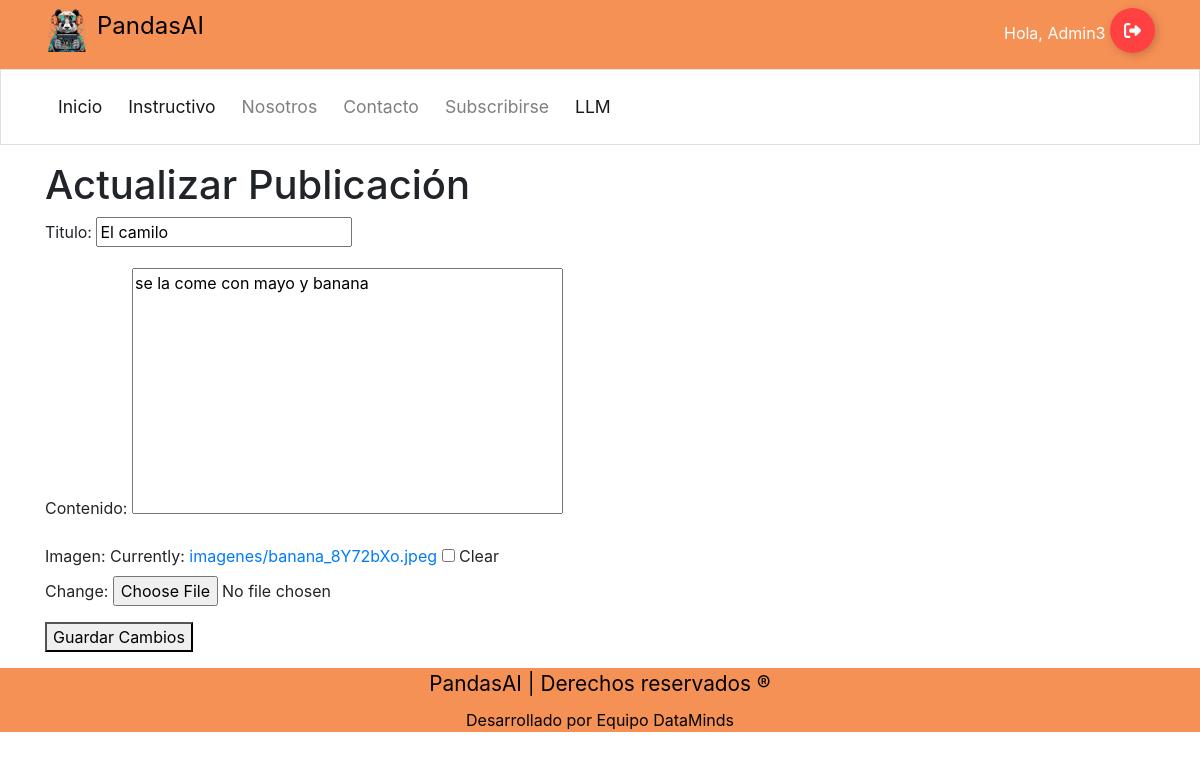
Page /actualizar_publicacion/1/ (signed in) on the committed database.
### login/models.py (models this page shows, shortened)
class CustomUser(AbstractUser):
    NIVEL_CHOICES = (
        (1, 'Usuario Normal'),
        (2, 'Usuario con Subscripción A'),
        (3, 'Usuario con Subscripción B'),
    )
    nivel = models.PositiveSmallIntegerField(choices=NIVEL_CHOICES, default=1)
    groups = models.ManyToManyField(Group, blank=True, related_name='customuser_group_set')
    user_permissions = models.ManyToManyField(
        Permission,
        blank=True,
        related_name='customuser_permission_set',
        verbose_name=('user permissions'),
        help_text=('Specific permissions for this user.'),
    )

### home/models.py (models this page shows, shortened)
class Publicacion(models.Model):
    titulo = models.CharField(max_length=200)
    contenido = models.TextField()
    imagen = models.ImageField(upload_to='imagenes/', blank=True, null=True)

### home/views.py (the view)
# urls.py: path('actualizar_publicacion/<int:publicacion_id>/', views.actualizar_publicacion, name='actualizar_publicacion'),
def actualizar_publicacion(request, publicacion_id):
    publicacion = get_object_or_404(Publicacion, pk=publicacion_id)
    if request.method == 'POST':
        form = PublicacionForm(request.POST, instance=publicacion)
        if form.is_valid():
            form.save()
            return redirect('listar_publicacion')  # Redirige a la vista de listar publicaciones
    else:
        form = PublicacionForm(instance=publicacion)
    return render(request, 'home/publicacion/actualizar_publicacion.html', {'form': form, 'publicacion': publicacion})

### home/forms.py
class PublicacionForm(forms.ModelForm):
    class Meta:
        model = Publicacion
        fields = ['titulo', 'contenido','imagen']

### templates/home/publicacion/actualizar_publicacion.html (shortened to what this page needs)
{% extends "base/layout.html" %}
{% block content %}
<body>
    <h1>Actualizar Publicación</h1>
    <form method="post">
        {{ form.as_p }}
        <button type="submit">Guardar Cambios</button>
    </form>
</body>
{% endblock %}

### templates/base/layout.html (shortened to what this page needs)
{% load static %}
<!doctype html>
<html lang="es">
<head>
    <link rel="stylesheet" href="https://stackpath.bootstrapcdn.com/bootstrap/4.3.1/css/bootstrap.min.css"
>
    <link rel="stylesheet" href="{% static 'style.css' %}">
</head>
<body>
    <header class="" style="background-color: rgb(246,145,86);">
        <div class="container d-flex py-2">
        <img src="{% static 'images/logopanda.png' %}" alt="Logo de PandasAI" class="mr-2" style="height: 44px;">
            <a class="m-0 p-0 nav-logo" href="/" style="color: black;">
                PandasAI
            </a>
                <div class="float-right ml-auto">
                {% if user.is_authenticated %}
                <div class="SaludoUser" style="display: inline-block;">
                    <p style="color:white;">Hola, {{ user.username }} </p>
                </div>
                <div class="buttonLogOut" style="display: inline-block;">
                    <button class="Btn btnlgo">
                        <div class="sign"></div>
                    </button>
                </div>
                {% endif %}
                </div>
        </div>
    </header>
    <nav class="navbar navbar-expand-md navbar-light border">
        <div class="container py-2 ">
            <div class="collapse navbar-collapse" id="collapsibleNavId">
                <ul class="navbar-nav mr-auto mt-2 mt-lg-0">
                    <li class="nav-item active">
                        <a class="nav-link" href="/">Inicio</a>
                    </li>
                    <li class="nav-item active">
                        <a class="nav-link" href="{% url 'listar_instrucciones' %}">Instructivo</a>
                    </li>
                    <li class="nav-item">
                        <a class="nav-link" href="{% url 'nosotros' %}">Nosotros</a>
                    </li>
                    <li class="nav-item">
                        <a class="nav-link" href="mailto:datamindscontact@gmail.com">Contacto</a>
                    </li>
                    {% if user.is_authenticated %}
                    <li class="nav-item">
                        <a class="nav-link" href="{% url 'subscripcion' %}">Subscribirse</a>
                    </li>
                    <li class="nav-item active">
                        <a class="nav-link" href="#">LLM</a>
                    </li>
                    {% endif %}
                </ul>
            </div>
        </div>
    </nav>
    <main class="container my-3">
        {% block content %}
        {% endblock %}
    </main>
    <footer class="footerstyle">
        <div class="container">
            <p class="p-0 m-0 mb-2 logo-empresa-footer" style="color: black;">PandasAI | Derechos reservados &reg;</p>
            <p class="p-0 m-0 mx-5" style="color: black;">Desarrollado por Equipo DataMinds</p>
        </div>
    </footer>
</body>
</html>

### static/style.css (style rules this page uses)
nav { background-color: transparent; }
.nav-logo { font-size: 1.5em; }
.logo-empresa-footer { font-size: 1.3em; }
.nav-link { font-size: 1.1em; margin: 0 5px; }
textarea { resize: none; }
a { text-decoration: none !important; }
footer div > p { display: flex; justify-content: center; }
.btnlgo { display: flex; align-items: center; justify-content: flex-start; width: 45px; height: 45px; border: none; border-radius: 50%; cursor: pointer; position: relative; overflow: hidden; transition-duration: .3s; box-shadow: 2px 2px 10px rgba(0, 0, 0, 0.199); background-color: rgb(255, 65, 65); }
.sign { width: 100%; transition-duration: .3s; display: flex; align-items: center; justify-content: center; }
.sign svg { width: 17px; }
.footerstyle { background-color: rgb(246,145,86); }

### rows in the picture
CustomUser: username "Admin3"
Publicacion: titulo "El camilo", contenido "se la come con mayo y banana"
